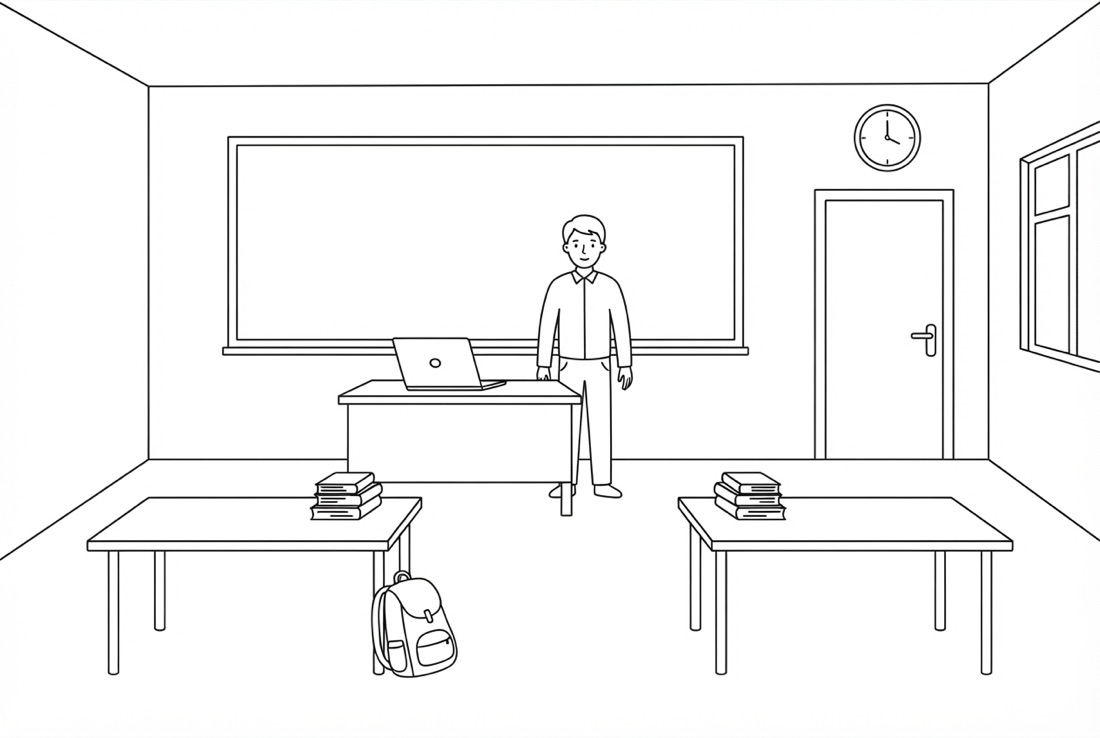
#> input picture assets/interactive/n2-module-sur-mesure-16sept/scene-classe.jpg, 1100 x 738 px
$ python -i hotel_clients.py   (imports and definitions only)
#> lines starting #> are read from the running program, lines starting #| are printed output that depends on the picture; after the words box and inside, x2 and y2 are one past the last pixel; in counts of white or black regions, pixels touching at a corner belong together
#!/usr/bin/env python3
"""Les clients du comptoir de l'Hôtel Rive-Claire — quatre humeurs chacun.

    python3 build/hotel_clients.py --neutres     # les sept visages neutres (7 appels)
    python3 build/hotel_clients.py --humeurs     # les trois autres humeurs (21 appels)
    python3 build/hotel_clients.py --detourer    # refait les PNG servis, sans appel
    python3 build/hotel_clients.py plainte       # un client : ce qui manque

LA MÉTHODE est celle de Francœur (build/francoeur_clients.py, compétence
croquis-sequence) : le NEUTRE en texte seul, puis chaque humeur en RETOUCHE du
neutre, passé en référence, avec la consigne d'invariance.

CE QUI CHANGE : le client ne vit pas sur une carte blanche, il se tient DEVANT
LE COMPTOIR, sur le décor fixe de l'étape 1 (comptoir.jpg). Le décor ne bouge
pas ; seul le client change. Plutôt que de faire redessiner le décor à chaque
client (il dériverait d'un tirage à l'autre — « le cadre qui bouge »), on
dessine le client seul sur fond blanc, coupé net à mi-poitrine, puis on le
DÉTOURE : le blanc relié au bord devient transparent. L'écran le pose derrière
le rebord du comptoir.

Le client au téléphone n'a pas de visage : c'est voulu.

Sortie : assets/interactive/hotel/clients/<id>-<humeur>.png (source, hors git)
         et <id>-<humeur>.webp (servi, détouré, 720 px de haut).
"""
import base64, io, json, pathlib, sys, time, urllib.request

RACINE = pathlib.Path(__file__).resolve().parent.parent
sys.path.insert(0, str(RACINE / "build"))
from francoeur_croquis import cle, MODELE, GEN  # noqa: E402
from PIL import Image, ImageDraw  # noqa: E402
import importlib.util  # noqa: E402

_s = importlib.util.spec_from_file_location("hotel_clients_contenu",
                                            RACINE / "build/contenu/entreprise-hotel/clients.py")
# [1 line not run here, left out]
DEST = RACINE / "assets" / "interactive" / "hotel" / "clients"
# [1 line that did not run here, left out]

PORTRAIT = (
    "A clean flat illustration in the same style as a hotel reception line drawing: crisp black "
    "ink outline of even weight, soft flat colour fills, no shading, no gradient, no photograph, "
    "no 3D rendering. ONE hotel guest standing at a reception desk, seen from the front by the "
    "receptionist behind the desk: head, shoulders and upper chest, facing the viewer straight "
    "on, centred. The figure is cut perfectly straight and horizontal at mid-chest by the bottom "
    "edge of the frame. The head is in the upper half of the square frame, with white space "
    "above it. Pure white background, nothing behind the person: no desk, no wall, no furniture. "
    "No hands visible. No text, no letters, no logo, no name tag, no sign, no frame, no border.\n\n"
    "THE PERSON: ")

EXPRESSION = {
    "neutre": "a calm, neutral, attentive expression, mouth closed, looking at the viewer.",
    "contente": "a warm, satisfied smile with the mouth slightly open, relaxed eyebrows, "
                "looking at the viewer — clearly pleased.",
    "hesitante": "a doubtful, unsure expression: eyebrows raised in the middle, mouth pulled "
                 "to one side, head tilted slightly — clearly not sure they understood.",
    "impatiente": "an impatient, annoyed expression: eyebrows lowered and drawn together, lips "
                  "pressed tight, eyes looking slightly aside — clearly losing patience.",
}

TENIR = (
    "\n\nABSOLUTE RULE — this is the SAME PERSON as in the reference image, drawn again for a "
    "sequence. Keep EVERYTHING identical: the same face, the same age, the same hair, the same "
    "skin tone, the same glasses and earrings if any, the same clothes and colours, the same "
    "framing, crop and scale, the straight cut at mid-chest, the same pose of the head and "
    "shoulders, the same line and colour technique, the same pure white background. Do not "
    "zoom, do not recompose, do not add hands.\n"
    "THE ONLY CHANGE is the facial expression, which becomes: ")


# [28 lines left out: function appeler, not called in this run]


def detourer(src):
    """Le blanc RELIÉ AU BORD devient transparent ; le blanc intérieur (yeux,
    chemise) reste. Remplissage depuis les bords haut, gauche et droit — jamais
    le bas, où la coupe à mi-poitrine touche le cadre et doit rester opaque.

    Audit du comptoir joué, tour 1 (C2) : deux défauts corrigés ici.
    - Les POCHES de fond enfermées entre les cheveux et les épaules (Hoang)
      restaient blanches : une poche de blanc pur, loin du centre, est du fond.
    - Le trait horizontal du bas débordait du corps et le buste flottait : on
      efface, dans les 6 % du bas, tout ce qui sort de la largeur du corps.
    Puis on recadre au plus juste et on ramène à 720 px de haut."""
    import numpy as np
    im = Image.open(src).convert("RGB")
#> im is the input picture: PIL image 1100x738 RGB; mean R, G, B 245.5, 245.5, 245.5
    w, h = im.size
#> w = 1100; h = 738
    a = np.asarray(im).copy()
    a[(a >= 238).all(axis=2)] = 255
#> a: shape (738, 1100, 3); 13.36% of pixels changed, all inside (x1, y1, x2, y2) = (0, 0, 1100, 738)
    im = Image.fromarray(a)
    trace = im.copy()
    FOND = (255, 0, 255)
    graines = [(x, 0) for x in range(0, w, 8)] + [(0, y) for y in range(0, h - 4, 8)] \
        + [(w - 1, y) for y in range(0, h - 4, 8)]
    for sx, sy in graines:
        if trace.getpixel((sx, sy)) == (255, 255, 255):
            ImageDraw.floodfill(trace, (sx, sy), FOND, thresh=0)
    # Les poches : blanc pur restant, dans le tiers extérieur de chaque côté.
    t = np.asarray(trace)
    blanc = (t == 255).all(axis=2)
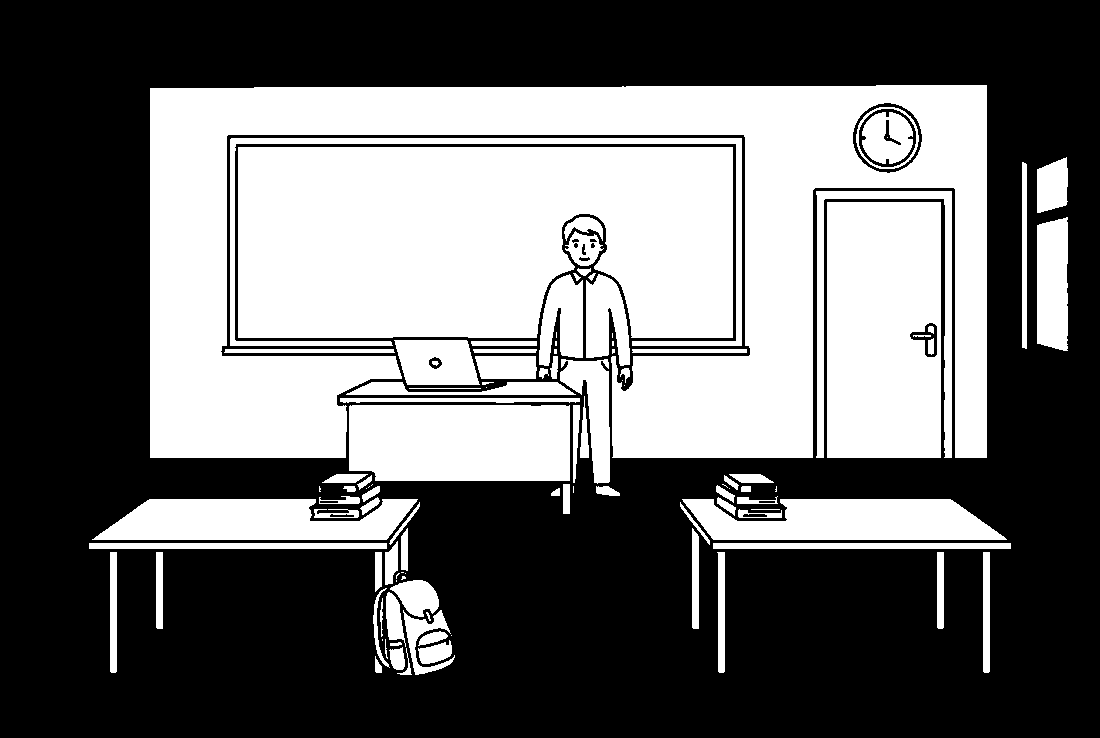
#> blanc: shape (738, 1100) bool; 41.6% white; 109 white regions (25 under 20 px), largest, box (x1, y1, x2, y2) and area: (150, 85, 987, 458) 127904, (238, 147, 733, 338) 87072, (827, 202, 941, 458) 28684
    k = 0
    for x in list(range(0, int(w * 0.45), 4)) + list(range(int(w * 0.55), w, 4)):
        for y in range(0, int(h * 0.97), 4):
            if blanc[y, x]:
                k += 1
                couleur = (1, (k * 37) % 250 + 1, (k * 91) % 250 + 1)
                ImageDraw.floodfill(trace, (x, y), couleur, thresh=0)
                t = np.asarray(trace)
                zone = (t == couleur).all(axis=2)
                ys, xs = np.nonzero(zone)
                cx, cy = xs.mean() / w, ys.mean() / h
                # Loin du centre, ou sous le menton entre cheveux et épaules — jamais
                # à hauteur des yeux, dont le blanc est intérieur.
                exterieur = cx < 0.3 or cx > 0.7 or (cy > 0.5 and (cx < 0.42 or cx > 0.58))
                ImageDraw.floodfill(trace, (x, y), FOND if (exterieur and zone.sum() > 150) else (254, 254, 254), thresh=0)
                t = np.asarray(trace)
                blanc = (t == 255).all(axis=2)
#> blanc: shape (738, 1100) bool; 0.67% white; 37 white regions (22 under 20 px), largest, box (x1, y1, x2, y2) and area: (539, 274, 583, 366) 2806, (565, 231, 604, 266) 718, (564, 217, 603, 241) 462
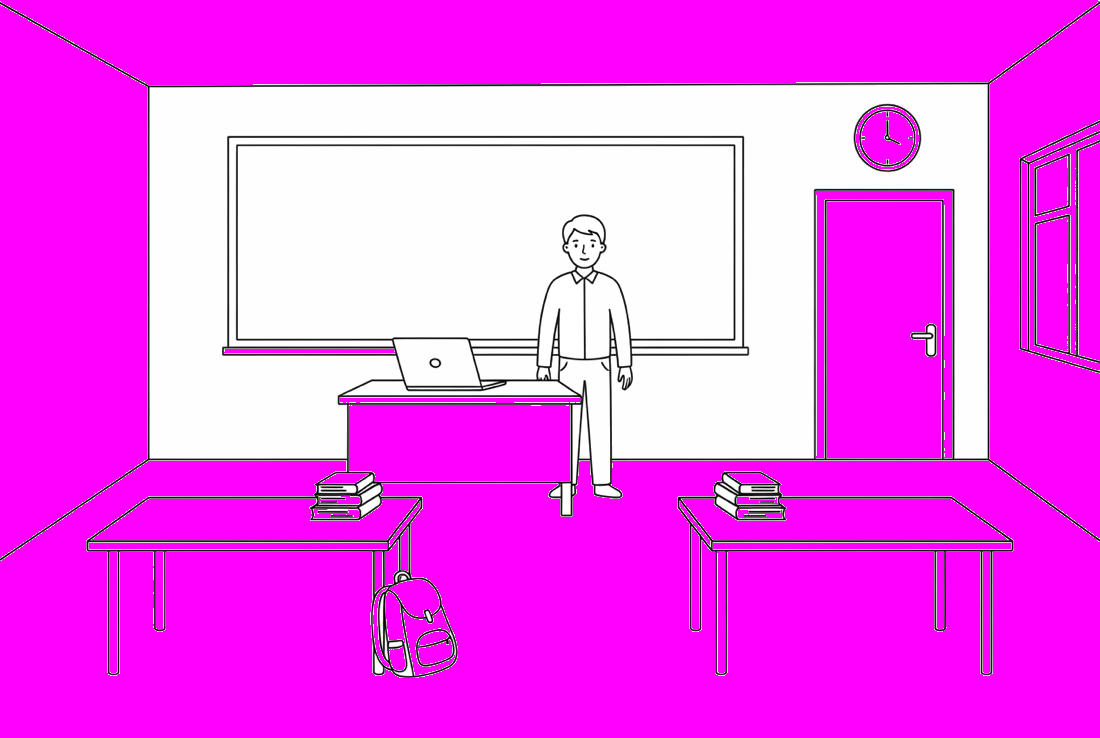
#> t: shape (738, 1100, 3); mean R, G, B 245.5, 83.1, 245.5
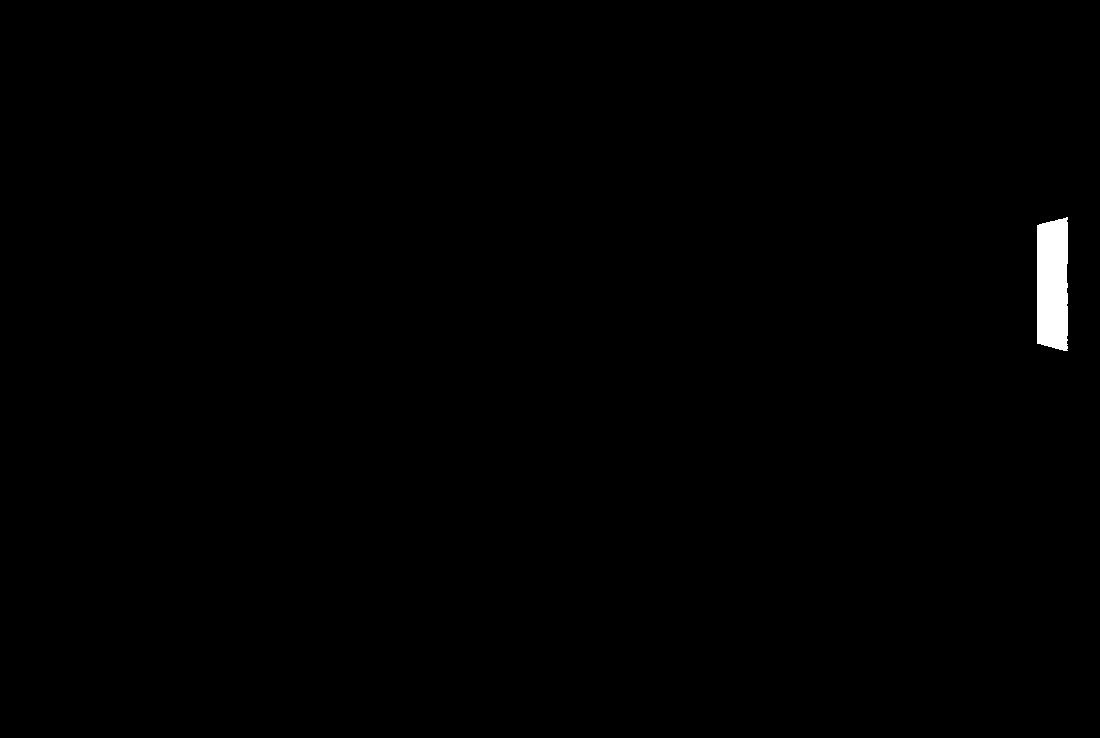
#> zone: shape (738, 1100) bool; 0.48% white; 1 white region, box (x1, y1, x2, y2) and area: (1037, 217, 1068, 351) 3892
#> after the loop, couleur = (1, 174, 190); cx = 0.957; cy = 0.385; exterieur = True; k = 79; xs = 3892 values, max 1067 at index 1, min 1037 at index 123, mean 1052.2; ys = 3892 values from 217 to 350
    alpha = np.where((np.asarray(trace) == FOND).all(axis=2), 0, 255).astype("uint8")
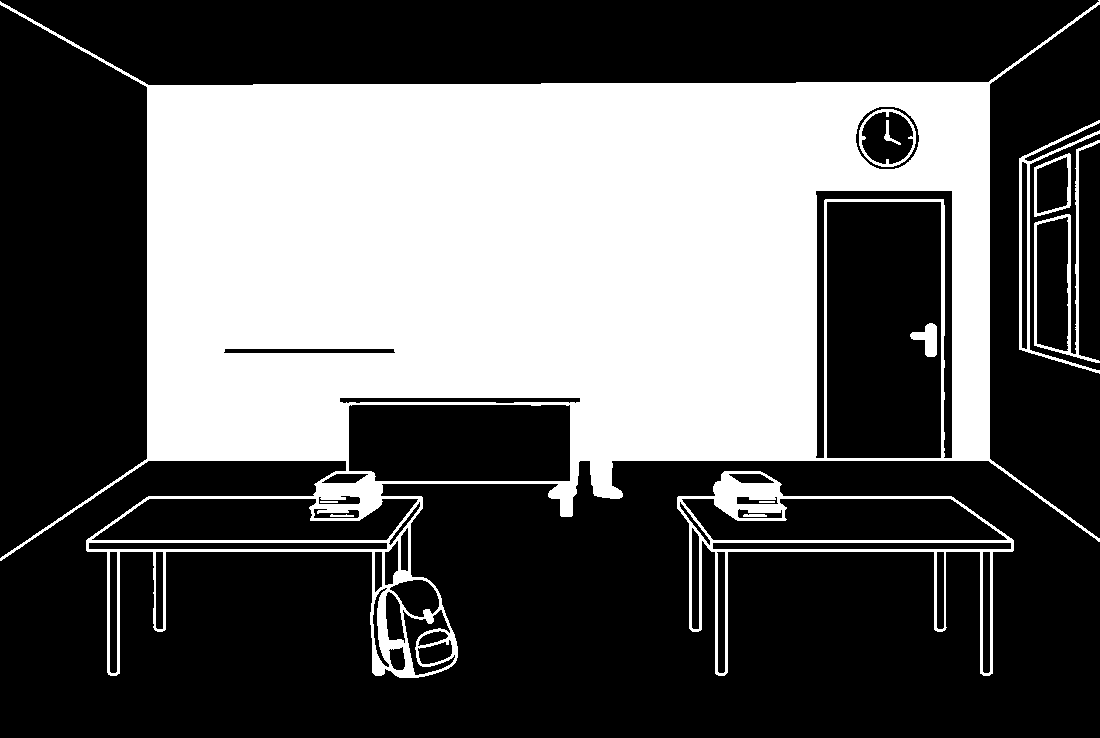
#> alpha: shape (738, 1100); 36.3% white; 12 white regions, largest, box (x1, y1, x2, y2) and area: (0, 0, 1100, 678) 281475, (677, 471, 1014, 676) 7850, (1019, 120, 1100, 374) 1899
    # Le bas : rien au-delà de la largeur du corps.
    ref = int(h * 0.92)
#> ref = 678
    xs = np.nonzero(alpha[ref])[0]
#> xs = empty array
    if len(xs):
        g, d = max(0, xs.min() - 3), min(w, xs.max() + 4)
        alpha[int(h * 0.94):, :g] = 0
        alpha[int(h * 0.94):, d:] = 0
    rgba = Image.fromarray(np.dstack([a, alpha]).astype("uint8"))
    boite = Image.fromarray(alpha).getbbox()
#> boite = (0, 0, 1100, 678)
    if boite:
        rgba = rgba.crop((boite[0], boite[1], boite[2], boite[3]))
#> rgba: PIL image 1100x678 RGBA
    H = 720
    rgba = rgba.resize((round(rgba.width * H / rgba.height), H), Image.LANCZOS)
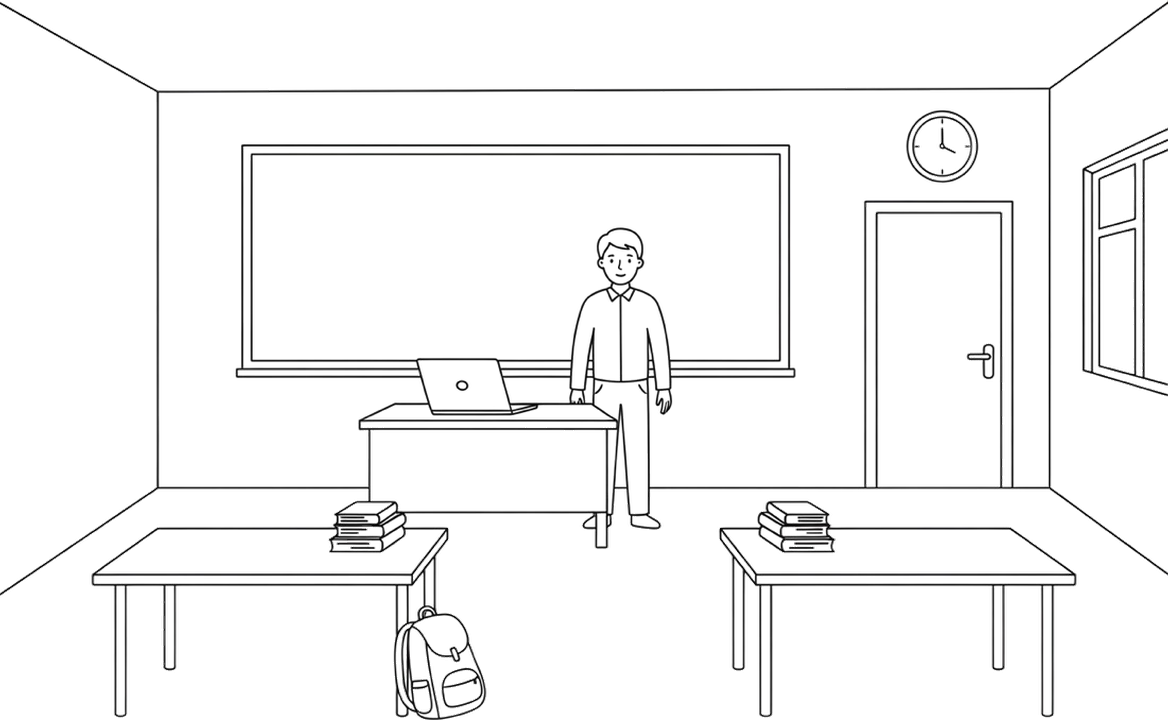
#> rgba: PIL image 1168x720 RGBA; mean R, G, B, A 97.2, 97.2, 97.2, 100.9; transparent parts drawn white
#> (the run stopped early here; a loop or call above may not have finished)

$ run again, on assets/presentations/captures-courriel/production-orale.jpg
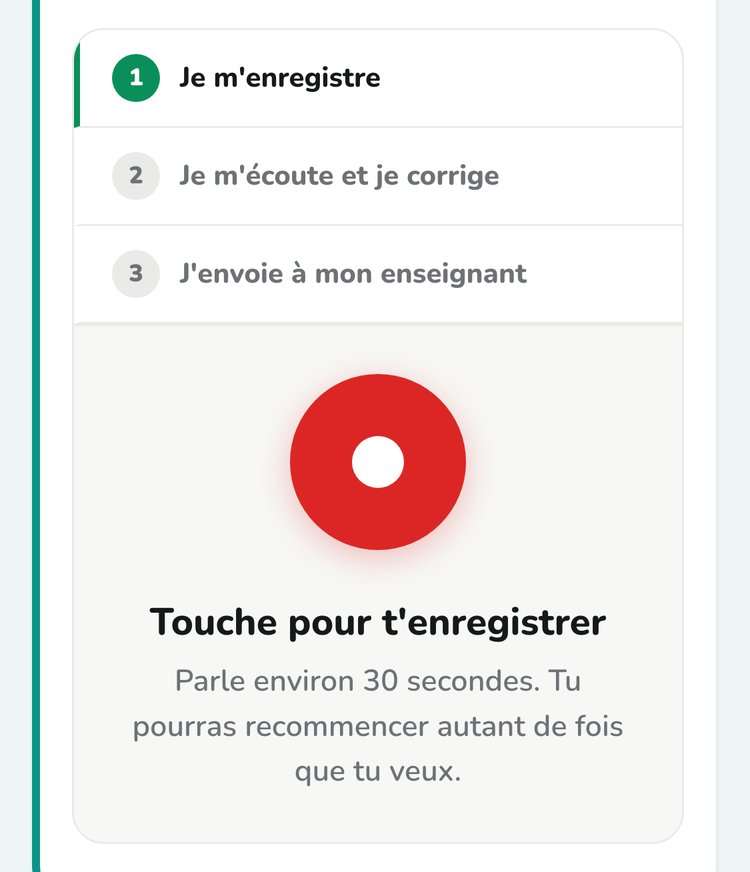
#> input picture assets/presentations/captures-courriel/production-orale.jpg, 750 x 872 px
#> in detourer, im is the input picture: PIL image 750x872 RGB; mean R, G, B 240, 236.3, 235.1
#> after the loop in detourer, `for x in list(range(0, int(w * 0.45), 4)) + list(range(int(w * 0.55), ..`:
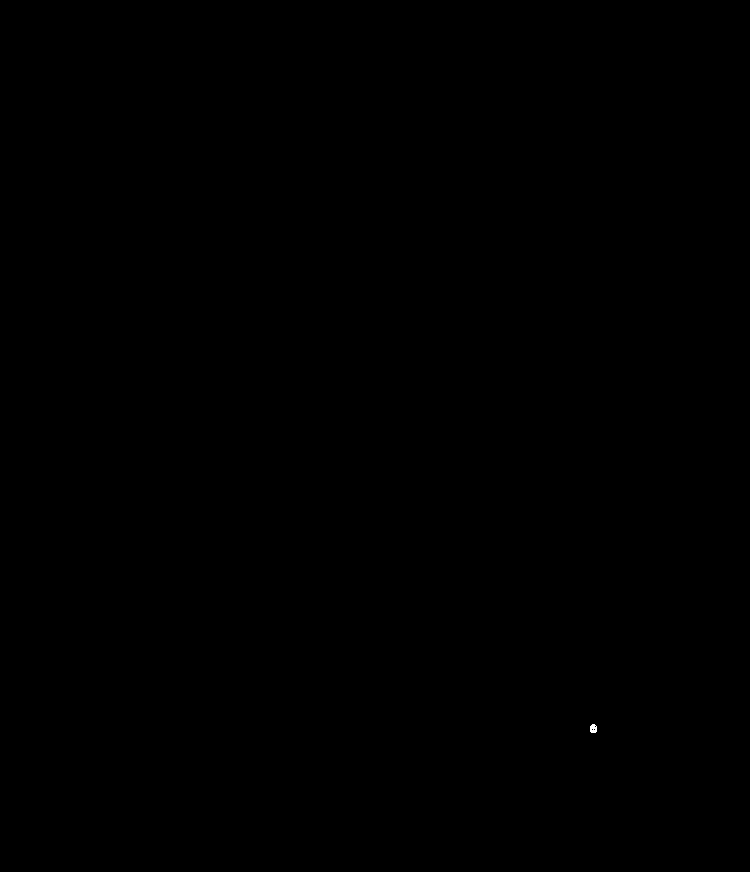
#> zone: shape (872, 750) bool; 0.01% white; 1 white region, box (x1, y1, x2, y2) and area: (590, 724, 597, 733) 52
#> after the loop in detourer, `for x in list(range(0, int(w * 0.45), 4)) + list(range(int(w * 0.55), ..`: couleur = (1, 27, 119); cx = 0.791; cy = 0.835; exterieur = True; k = 48; xs = 52 values, max 596 at index 13, min 590 at index 8, mean 593; ys = 52 values from 724 to 732
#> in detourer, `alpha = np.where((np.asarray(trace) == FOND).all(axis=2), 0, 255).asty..`:
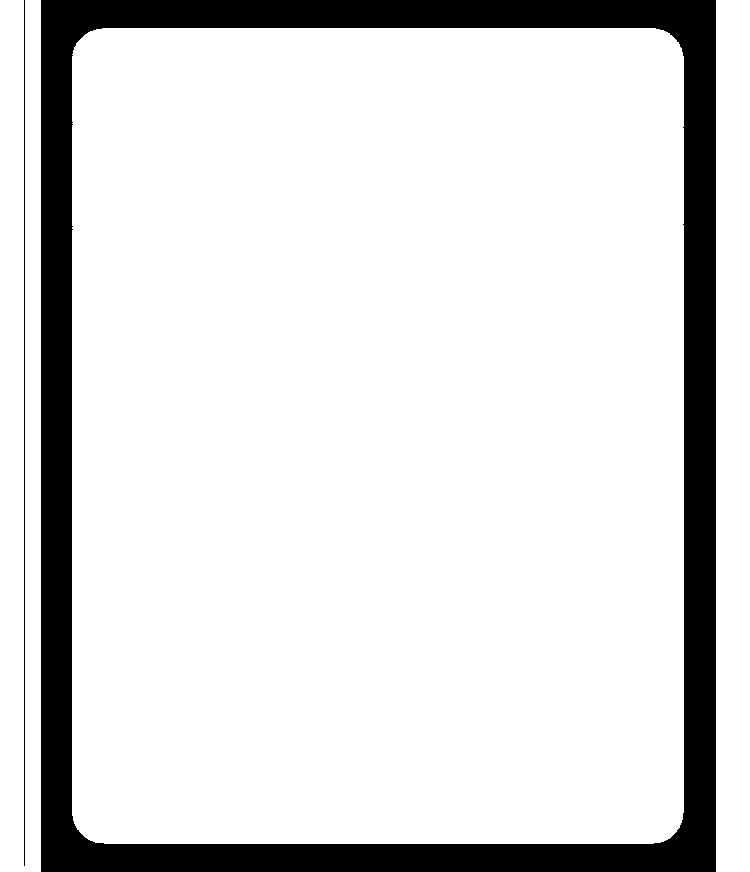
#> alpha: shape (872, 750); 86.1% white; 2 black regions, box (x1, y1, x2, y2) and area: (41, 0, 716, 872) 90157, (24, 0, 25, 866) 866
#> in detourer, `xs = np.nonzero(alpha[ref])[0]`: xs = 686 values from 0 to 749
#> g = 0; d = 750
#> boite = (0, 0, 750, 872)
